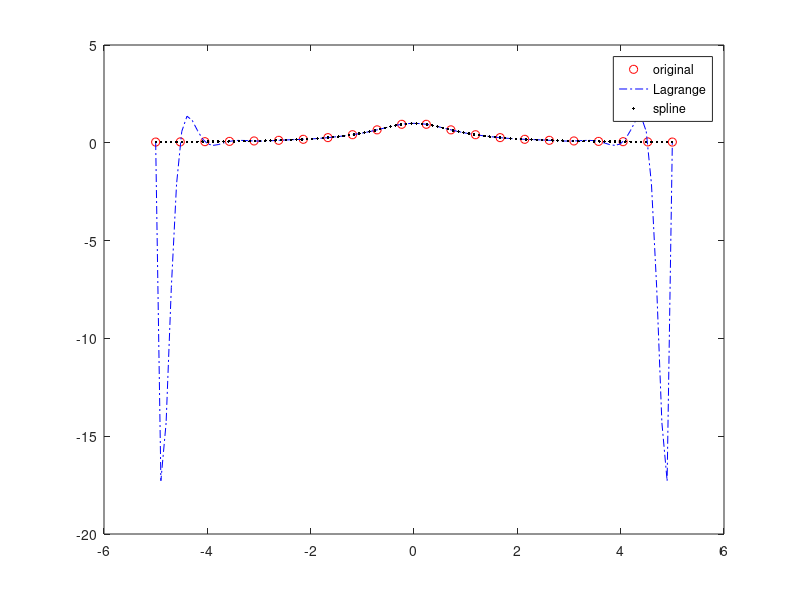

Recreate this plot in MATLAB.
n2=21;
X=linspace(-5,5);
x = [-5:10/n2:5];
y = 1./(1+x.^2);
Y = polyval(polyfit(x,y,n2),X);
yy = spline(x,y,X);
plot(x,y,'ro',X,Y,'b-.',X,yy,'k.');
legend('original','Lagrange','spline','Location','best');